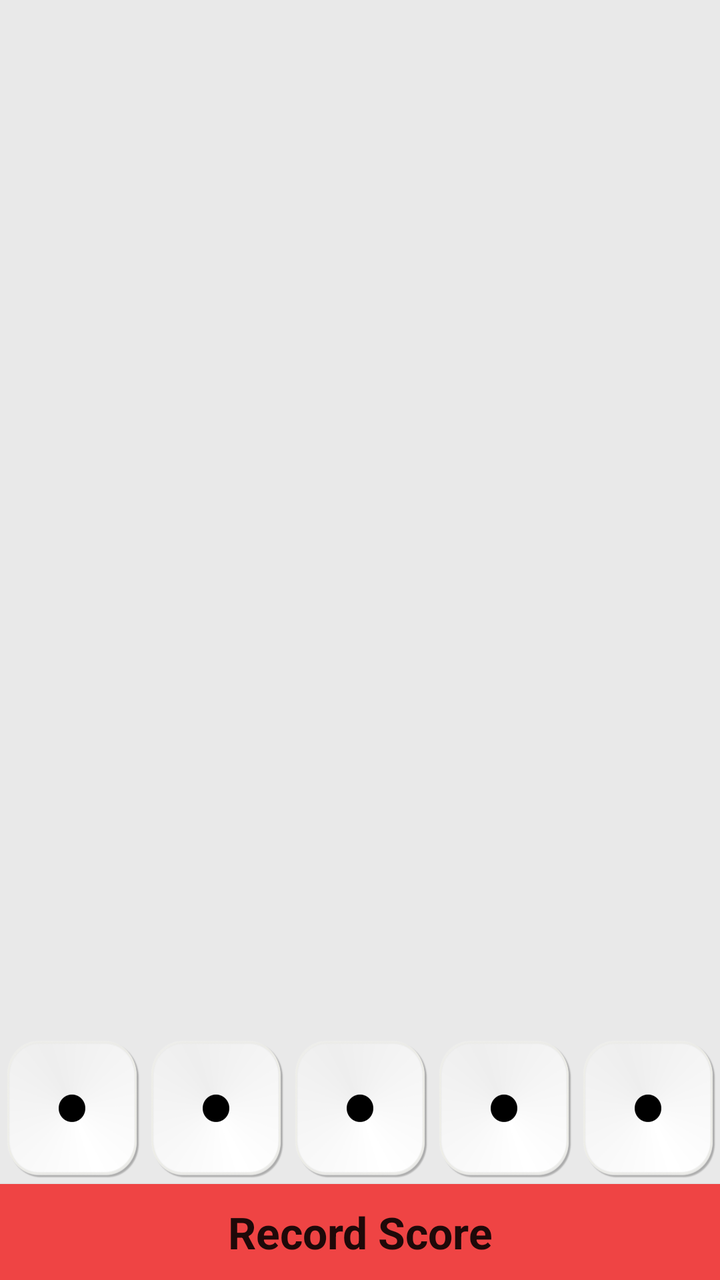
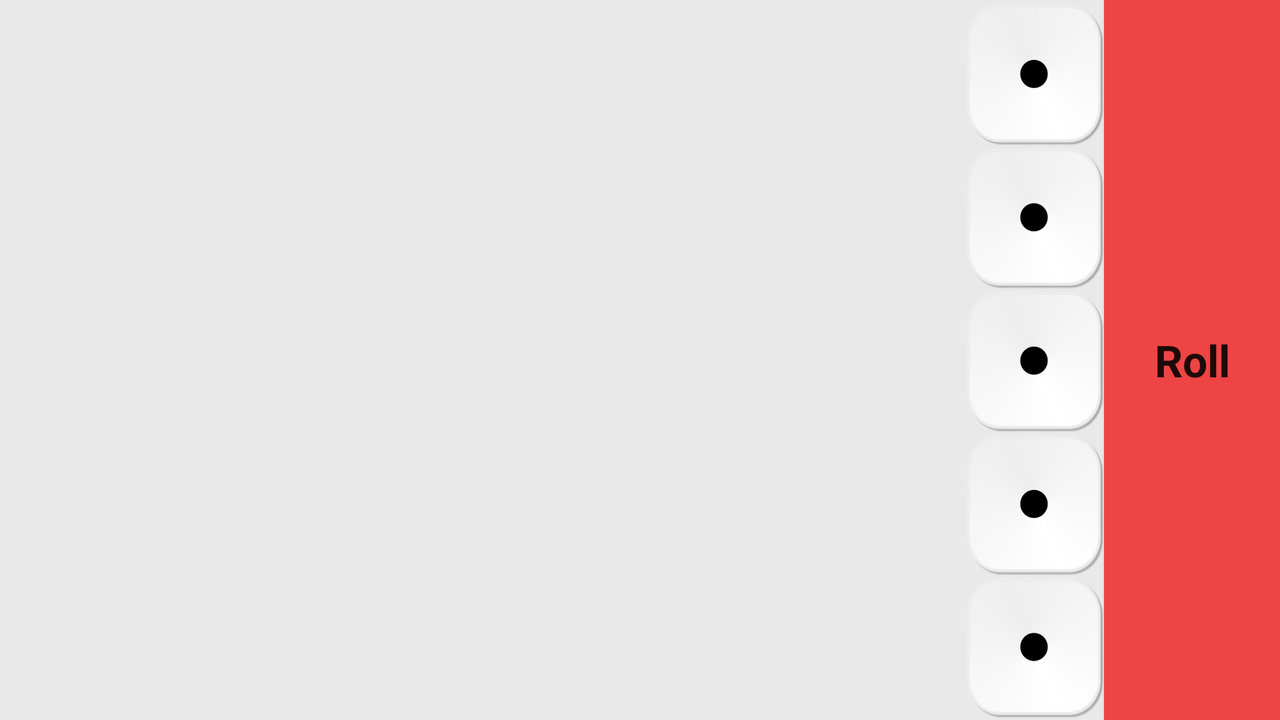

The same Android screen from two of the app's own layout files: first res/layout/ as a phone draws it, then the author's variant for another configuration, drawn on a device whose configuration selects that folder. Both files follow.
<!-- AndroidManifest.xml: application theme AppTheme -->
<!-- res/layout/activity_dice_lower.xml -->
<android.support.v4.widget.DrawerLayout
        xmlns:android="http://schemas.android.com/apk/res/android"
        android:id="@+id/drawer_layout"
        android:layout_width="match_parent"
        android:layout_height="match_parent"
        android:background="@color/list_bg_color">
    <LinearLayout
            android:orientation="vertical"
            android:layout_width="match_parent"
            android:layout_height="match_parent"
            android:animateLayoutChanges="true">

        

        <FrameLayout
                android:id="@+id/content_frame"
                android:layout_width="match_parent"
                android:layout_height="match_parent"
                android:background="@color/list_bg_color"
                android:layout_weight="1"/>

        <Button
                android:id="@+id/score_record_button"
                android:layout_width="wrap_content"
                android:layout_height="wrap_content"
                android:fontFamily="sans-serif"
                android:text="Record Score"
                android:onClick="buttonRecordScore"
                android:textAppearance="?android:attr/textAppearanceMedium"
                android:textStyle="bold"
                android:layout_weight="0"
                android:visibility="gone"/>

        <LinearLayout
                android:id="@+id/layout_dice"
                android:layout_width="match_parent"
                android:layout_height="70dp"
                android:layout_marginBottom="3dp"
                android:layout_marginTop="3dp"
                android:background="@color/list_bg_color"
                android:orientation="horizontal"
                >

            <ImageView
                    android:id="@+id/imageView3"
                    android:layout_width="wrap_content"
                    android:layout_height="match_parent"
                    android:layout_marginLeft="2dp"
                    android:layout_marginRight="2dp"
                    android:layout_weight="1"
                    android:clickable="true"
                    android:contentDescription="@string/content_desc_dice"
                    android:onClick="highlight"
                    android:src="@drawable/die_one"
                    android:adjustViewBounds="false"
                    android:scaleType="fitXY"/>

            <ImageView
                    android:id="@+id/imageView2"
                    android:layout_width="wrap_content"
                    android:layout_height="match_parent"
                    android:layout_marginLeft="2dp"
                    android:layout_marginRight="2dp"
                    android:layout_weight="1"
                    android:clickable="true"
                    android:contentDescription="@string/content_desc_dice"
                    android:onClick="highlight"
                    android:src="@drawable/die_one"
                    android:adjustViewBounds="false"
                    android:scaleType="fitXY"/>

            <ImageView
                    android:id="@+id/imageView6"
                    android:layout_width="wrap_content"
                    android:layout_height="match_parent"
                    android:layout_marginLeft="2dp"
                    android:layout_marginRight="2dp"
                    android:layout_weight="1"
                    android:clickable="true"
                    android:contentDescription="@string/content_desc_dice"
                    android:onClick="highlight"
                    android:src="@drawable/die_one"
                    android:adjustViewBounds="false"
                    android:scaleType="fitXY"/>

            <ImageView
                    android:id="@+id/imageView5"
                    android:layout_width="wrap_content"
                    android:layout_height="match_parent"
                    android:layout_marginLeft="2dp"
                    android:layout_marginRight="2dp"
                    android:layout_weight="1"
                    android:clickable="true"
                    android:contentDescription="@string/content_desc_dice"
                    android:onClick="highlight"
                    android:src="@drawable/die_one"
                    android:adjustViewBounds="false"
                    android:scaleType="fitXY"/>

            <ImageView
                    android:id="@+id/imageView1"
                    android:layout_width="wrap_content"
                    android:layout_height="match_parent"
                    android:layout_marginLeft="2dp"
                    android:layout_marginRight="2dp"
                    android:layout_weight="1"
                    android:clickable="true"
                    android:contentDescription="@string/content_desc_dice"
                    android:onClick="highlight"
                    android:src="@drawable/die_one"
                    android:cropToPadding="false"
                    android:adjustViewBounds="false"
                    android:scaleType="fitXY"/>

        </LinearLayout>

        <Button
                android:id="@+id/button1"
                android:layout_width="match_parent"
                android:layout_height="wrap_content"
                android:background="@drawable/red_button"
                android:fontFamily="sans-serif"
                android:text="Record Score"
                android:textAppearance="?android:attr/textAppearanceLarge"
                android:textStyle="bold"
                android:layout_weight="0"/>

    </LinearLayout>
    <ListView android:id="@+id/left_drawer"
              android:layout_width="280dp"
              android:paddingTop="10dp"
              android:layout_height="match_parent"
              android:layout_gravity="start"
              android:choiceMode="singleChoice"
              android:divider="@android:drawable/divider_horizontal_dark"
              android:dividerHeight="10dp"
              android:background="#FFF"/>
</android.support.v4.widget.DrawerLayout>
<!-- resources referenced by this layout -->
<resources>
  <color name="list_bg_color">#e9e9e9</color>
  <!-- drawable die_one (drawable) -->
  <?xml version="1.0" encoding="utf-8"?>
  <animation-list xmlns:android="http://schemas.android.com/apk/res/android" android:oneshot="false">
      <item android:drawable="@drawable/better1" android:duration="100" />
      <item android:drawable="@drawable/better2" android:duration="100" />
      <item android:drawable="@drawable/better3" android:duration="100" />
      <item android:drawable="@drawable/better4" android:duration="100" />
      <item android:drawable="@drawable/better5" android:duration="100" />
      <item android:drawable="@drawable/better6" android:duration="100" />
  </animation-list>
  <!-- drawable red_button (drawable) -->
  <?xml version="1.0" encoding="utf-8"?>
  <selector xmlns:android="http://schemas.android.com/apk/res/android">
      <item android:state_pressed="true" >
          <shape>
              <solid
                  android:color="#f03131" />
          </shape>
      </item>
      <item android:state_enabled="false" >
          <shape>
              <solid
                  android:color="#cc0000" />
          </shape>
      </item>
      <item>
          <shape>
              <solid
                  android:color="#ef4444" />
          </shape>
      </item>
  </selector>
  <string name="content_desc_dice" />
  <!-- drawable better1: png bitmap (drawable, 54344 bytes) -->
  <!-- drawable better2: png bitmap (drawable, 63268 bytes) -->
  <!-- drawable better3: png bitmap (drawable, 68402 bytes) -->
  <!-- drawable better4: png bitmap (drawable, 69439 bytes) -->
  <!-- drawable better5: png bitmap (drawable, 74145 bytes) -->
  <!-- drawable better6: png bitmap (drawable, 69464 bytes) -->
</resources>
<!-- res/layout-land/activity_dice_lower.xml (the author's variant of the layout above) -->
<!-- drawn on the phone turned sideways -->
<?xml version="1.0" encoding="utf-8"?>
<android.support.v4.widget.DrawerLayout
        xmlns:android="http://schemas.android.com/apk/res/android"
        android:id="@+id/drawer_layout"
        android:layout_width="match_parent"
        android:layout_height="match_parent"
        android:background="@color/list_bg_color">

    <LinearLayout xmlns:android="http://schemas.android.com/apk/res/android"
                  android:layout_width="match_parent"
                  android:layout_height="fill_parent"
                  android:background="@drawable/item_plain_bg"
                  android:orientation="horizontal"
                  android:animateLayoutChanges="true">

        <FrameLayout
                android:id="@+id/content_frame"
                android:layout_width="match_parent"
                android:layout_height="match_parent"
                android:background="@color/list_bg_color"
                android:layout_weight="1"/>

        <Button
                android:id="@+id/score_record_button"
                android:layout_width="wrap_content"
                android:layout_height="wrap_content"
                android:fontFamily="sans-serif"
                android:text="Record Score"
                android:onClick="buttonRecordScore"
                android:textAppearance="?android:attr/textAppearanceMedium"
                android:textStyle="bold"
                android:layout_weight="0"
                android:visibility="gone"/>

        <LinearLayout
                android:id="@+id/layout_dice"
                android:layout_width="70dp"
                android:layout_height="match_parent"
                android:layout_marginBottom="1dp"
                android:layout_marginTop="1dp"
                android:background="@color/list_bg_color"
                android:orientation="vertical"
                >

            <ImageView
                    android:id="@+id/imageView3"
                    android:layout_width="match_parent"
                    android:layout_height="wrap_content"
                    android:layout_weight="1"
                    android:clickable="true"
                    android:contentDescription="@string/content_desc_dice"
                    android:onClick="highlight"
                    android:src="@drawable/die_one"
                    android:adjustViewBounds="false"
                    android:scaleType="fitXY"/>

            <ImageView
                    android:id="@+id/imageView2"
                    android:layout_width="match_parent"
                    android:layout_height="wrap_content"
                    android:layout_weight="1"
                    android:clickable="true"
                    android:contentDescription="@string/content_desc_dice"
                    android:onClick="highlight"
                    android:src="@drawable/die_one"
                    android:adjustViewBounds="false"
                    android:scaleType="fitXY"/>

            <ImageView
                    android:id="@+id/imageView6"
                    android:layout_width="match_parent"
                    android:layout_height="wrap_content"
                    android:layout_weight="1"
                    android:clickable="true"
                    android:contentDescription="@string/content_desc_dice"
                    android:onClick="highlight"
                    android:src="@drawable/die_one"
                    android:adjustViewBounds="false"
                    android:scaleType="fitXY"/>

            <ImageView
                    android:id="@+id/imageView5"
                    android:layout_width="match_parent"
                    android:layout_height="wrap_content"
                    android:layout_weight="1"
                    android:clickable="true"
                    android:contentDescription="@string/content_desc_dice"
                    android:onClick="highlight"
                    android:src="@drawable/die_one"
                    android:adjustViewBounds="false"
                    android:scaleType="fitXY"/>

            <ImageView
                    android:id="@+id/imageView1"
                    android:layout_width="match_parent"
                    android:layout_height="wrap_content"
                    android:layout_weight="1"
                    android:clickable="true"
                    android:contentDescription="@string/content_desc_dice"
                    android:onClick="highlight"
                    android:src="@drawable/die_one"
                    android:cropToPadding="false"
                    android:adjustViewBounds="false"
                    android:scaleType="fitXY"/>

        </LinearLayout>

        <Button
                android:id="@+id/button1"
                android:layout_width="wrap_content"
                android:layout_height="match_parent"
                android:background="@drawable/red_button"
                android:fontFamily="sans-serif"
                android:text="@string/roll"
                android:textAppearance="?android:attr/textAppearanceLarge"
                android:textStyle="bold"
                android:layout_weight="0"/>

    </LinearLayout>
    <ListView android:id="@+id/left_drawer"
              android:layout_width="240dp"
              android:paddingLeft="10dp"
              android:paddingTop="10dp"
              android:layout_height="match_parent"
              android:layout_gravity="start"
              android:choiceMode="singleChoice"
              android:divider="@android:color/transparent"
              android:dividerHeight="10dp"
              android:background="#FFF"/>
</android.support.v4.widget.DrawerLayout>
<!-- resources referenced by the variant -->
<!-- as the phone turned sideways resolves them -->
<resources>
  <color name="list_bg_color">#e9e9e9</color>
  <!-- drawable die_one (drawable) -->
  <?xml version="1.0" encoding="utf-8"?>
  <animation-list xmlns:android="http://schemas.android.com/apk/res/android" android:oneshot="false">
      <item android:drawable="@drawable/better1" android:duration="100" />
      <item android:drawable="@drawable/better2" android:duration="100" />
      <item android:drawable="@drawable/better3" android:duration="100" />
      <item android:drawable="@drawable/better4" android:duration="100" />
      <item android:drawable="@drawable/better5" android:duration="100" />
      <item android:drawable="@drawable/better6" android:duration="100" />
  </animation-list>
  <!-- drawable item_plain_bg (drawable) -->
  <layer-list xmlns:android="http://schemas.android.com/apk/res/android">
  	<item>
  		<shape android:shape="rectangle">
  			<solid android:color="@color/list_bg_color" />
  		</shape>
  	</item>
  </layer-list>
  <!-- drawable red_button (drawable) -->
  <?xml version="1.0" encoding="utf-8"?>
  <selector xmlns:android="http://schemas.android.com/apk/res/android">
      <item android:state_pressed="true" >
          <shape>
              <solid
                  android:color="#f03131" />
          </shape>
      </item>
      <item android:state_enabled="false" >
          <shape>
              <solid
                  android:color="#cc0000" />
          </shape>
      </item>
      <item>
          <shape>
              <solid
                  android:color="#ef4444" />
          </shape>
      </item>
  </selector>
  <string name="content_desc_dice" />
  <string name="roll">Roll</string>
  <!-- drawable better1: png bitmap (drawable, 54344 bytes) -->
  <!-- drawable better2: png bitmap (drawable, 63268 bytes) -->
  <!-- drawable better3: png bitmap (drawable, 68402 bytes) -->
  <!-- drawable better4: png bitmap (drawable, 69439 bytes) -->
  <!-- drawable better5: png bitmap (drawable, 74145 bytes) -->
  <!-- drawable better6: png bitmap (drawable, 69464 bytes) -->
</resources>
